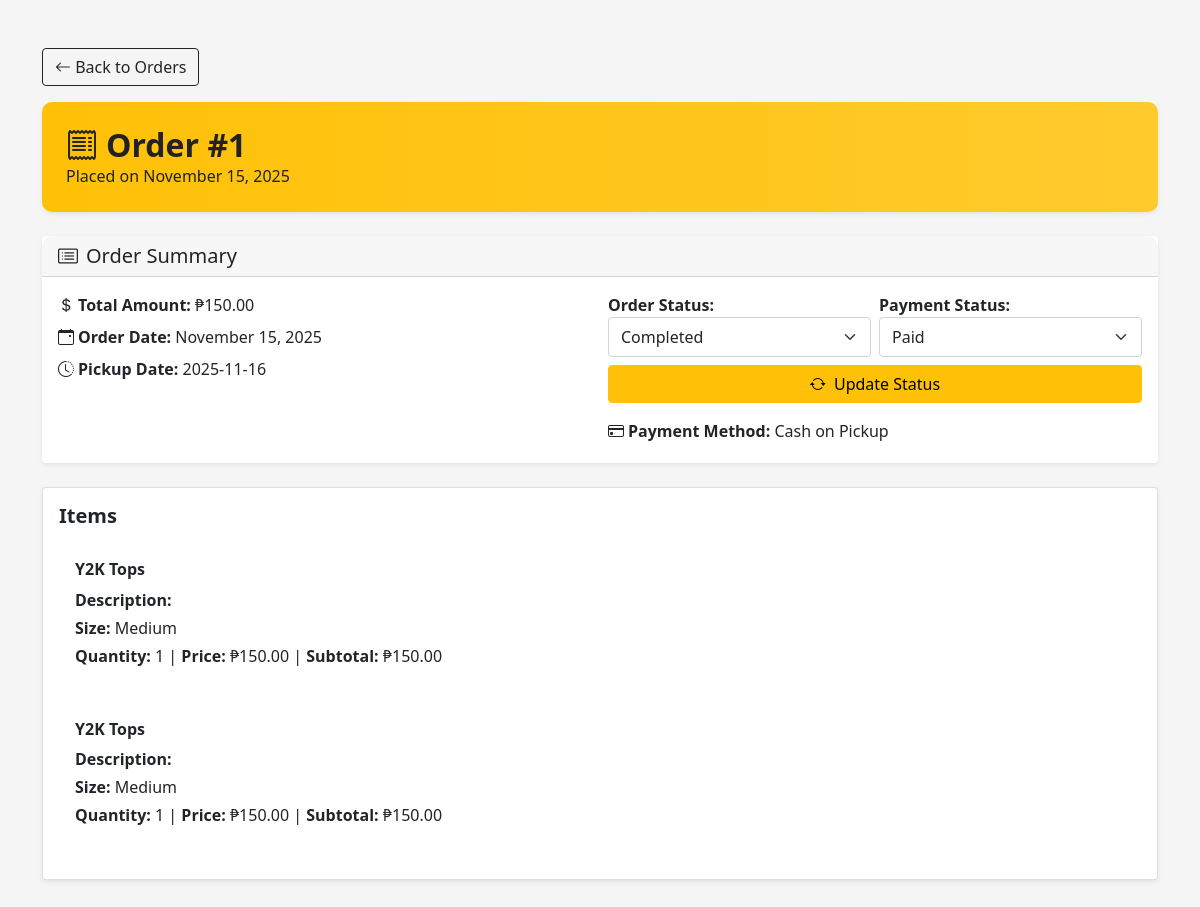
The page /admin/view_order.php?order_id=1 (signed in) on the database its author committed.
### tables this page shows
CREATE TABLE `orders` (
  `order_id` int(11) NOT NULL,
  `user_id` int(11) DEFAULT NULL,
  `order_date` datetime DEFAULT current_timestamp(),
  `total_amount` decimal(10,2) NOT NULL,
  `order_status` enum('Pending','Ready for Pickup','Completed','Cancelled') DEFAULT 'Pending',
  `pickup_date` date DEFAULT NULL,
  `payment_id` int(11) DEFAULT NULL
);

CREATE TABLE `payments` (
  `payment_id` int(11) NOT NULL,
  `order_id` int(11) NOT NULL,
  `payment_method` enum('Cash on Pickup','GCash','PayMongo','Other') DEFAULT 'Cash on Pickup',
  `payment_ref` varchar(100) DEFAULT NULL,
  `amount` decimal(10,2) NOT NULL,
  `payment_date` datetime DEFAULT current_timestamp(),
  `payment_status` enum('Pending','Paid','Failed') DEFAULT 'Pending',
  `proof_image` varchar(255) DEFAULT NULL
);

CREATE TABLE `order_items` (
  `order_item_id` int(11) NOT NULL,
  `order_id` int(11) DEFAULT NULL,
  `product_id` int(11) DEFAULT NULL,
  `quantity` int(11) NOT NULL,
  `price` decimal(10,2) NOT NULL
);

CREATE TABLE `products` (
  `product_id` int(11) NOT NULL,
  `name` varchar(100) NOT NULL,
  `description` text DEFAULT NULL,
  `price` decimal(10,2) NOT NULL,
  `category_id` int(11) DEFAULT NULL,
  `size` enum('Small','Medium','Large') NOT NULL,
  `image` varchar(255) DEFAULT NULL,
  `stock` int(11) DEFAULT 0,
  `date_added` datetime DEFAULT current_timestamp(),
  `status` enum('Available','Out of Stock') DEFAULT 'Available',
  `deleted_at` datetime DEFAULT NULL
);

### App/Controllers/OrderController.php (called while the page is built, shortened)
<?php
require_once __DIR__ . '/../DAO/OrderDAO.php';
class OrderController {
    private $orderDAO;
    public function __construct($conn) {
        $this->orderDAO = new OrderDAO($conn);
    }
    public function getOrderItems($order_id) {
        return $this->orderDAO->getOrderItems($order_id);
    }
    public function getOrderById($order_id) {
        return $this->orderDAO->getOrderById($order_id);
    }
}

### App/DAO/orderDAO.php (called while the page is built, shortened)
<?php
class OrderDAO {
    public $conn;
    public function __construct($conn) {
    $this->conn = $conn;
    }
    public function getOrderItems($order_id) {
        $stmt = $this->conn->prepare("
            SELECT
                oi.order_item_id,
                p.product_id,
                p.name AS product_name,
                p.image,
                p.size,
                p.description,
                oi.price,
                oi.quantity
            FROM order_items oi
            JOIN products p ON oi.product_id = p.product_id
            WHERE oi.order_id = ?
        ");
        $stmt->bind_param("i", $order_id);
        $stmt->execute();
        return $stmt->get_result()->fetch_all(MYSQLI_ASSOC);
    }
    public function getOrderById($order_id) {
        $stmt = $this->conn->prepare("
            SELECT
                o.*,
                u.name AS customer_name,
                p.payment_method,
                p.payment_status,
                p.payment_id,
                p.amount
            FROM orders o
            LEFT JOIN users u ON o.user_id = u.user_id
            LEFT JOIN payments p ON o.payment_id = p.payment_id
            WHERE o.order_id = ?
            LIMIT 1
        ");
        $stmt->bind_param("i", $order_id);
        $stmt->execute();
        return $stmt->get_result()->fetch_assoc();
    }
}

### Public/admin/view_order.php (the view, shortened to what this page needs)
<?php
require_once __DIR__ . '/../../App/Config/database_connect.php';
require_once __DIR__ . '/../../App/Controllers/OrderController.php';
$order_id = intval($_GET['order_id']);
$db = new Database();
$conn = $db->connect();
$orderController = new OrderController($conn);
$order = $orderController->getOrderById($order_id);
$orderItems = $orderController->getOrderItems($order_id);
?>
<!DOCTYPE html>
<html lang="en">
<head>
    <link href="../assets/vendor/bootstrap5/css/bootstrap.min.css" rel="stylesheet">
    <link href="https://cdn.jsdelivr.net/npm/bootstrap-icons@1.11.3/font/bootstrap-icons.min.css" rel="stylesheet">
    <link rel="stylesheet" href="assets/css/view_order.css">
</head>
<body>
<div class="container my-5">
    <a href="orders.php" class="btn btn-outline-dark mb-3">
        <i class="bi bi-arrow-left"></i> Back to Orders
    </a>
    <div class="order-header mb-4 shadow-sm">
        <h2 class="fw-bold mb-0"><i class="bi bi-receipt me-2"></i>Order #<?= htmlspecialchars($order_id) ?></h2>
        <p class="mb-0">Placed on <?= date("F d, Y", strtotime($order["order_date"])) ?></p>
    </div>
    <div class="card shadow-sm mb-4 border-0">
        <div class="card-header bg-gradient-warning text-dark fw-bold">
            <h5 class="mb-0"><i class="bi bi-card-list me-2"></i>Order Summary</h5>
        </div>
        <div class="card-body">
            <div class="row g-3">
                <div class="col-md-6">
                    <p class="mb-2"><i class="bi bi-currency-dollar me-1"></i><strong>Total Amount:</strong> ₱<?= number_format($order["total_amount"], 2) ?></p>
                    <p class="mb-2"><i class="bi bi-calendar-event me-1"></i><strong>Order Date:</strong> <?= date("F d, Y", strtotime($order["order_date"])) ?></p>
                    <p class="mb-2"><i class="bi bi-clock-history me-1"></i><strong>Pickup Date:</strong> <?= htmlspecialchars($order["pickup_date"] ?? "Not set") ?></p>
                </div>
                <div class="col-md-6">
                    <form method="post" class="mb-3">
                        <div class="row g-2">
                            <div class="col-md-6">
                                <label class="fw-bold">Order Status:</label>
                                <select name="order_status" class="form-select">
                                    <?php
                                    $statuses = ['Pending','Ready for Pickup','Completed','Cancelled'];
                                    foreach ($statuses as $status):
                                        $selected = ($order['order_status'] === $status) ? 'selected' : '';
                                    ?>
                                    <option value="<?= $status ?>" <?= $selected ?>><?= $status ?></option>
                                    <?php endforeach; ?>
                                </select>
                            </div>
                            <div class="col-md-6">
                                <label class="fw-bold">Payment Status:</label>
                                <select name="payment_status" class="form-select">
                                    <?php
                                    $paymentStatuses = ['Pending','Paid','Failed'];
                                    foreach($paymentStatuses as $pStatus):
                                        $selected = ($order['payment_status'] === $pStatus) ? 'selected' : '';
                                    ?>
                                    <option value="<?= $pStatus ?>" <?= $selected ?>><?= $pStatus ?></option>
                                    <?php endforeach; ?>
                                </select>
                            </div>
                        </div>
                        <button type="submit" name="update_status" class="btn btn-warning mt-2 update-status-btn">
                            <i class="bi bi-arrow-repeat me-1"></i> Update Status
                        </button>
                    </form>
                    <p class="mb-1"><i class="bi bi-credit-card me-1"></i><strong>Payment Method:</strong> <?= htmlspecialchars($order["payment_method"] ?? "N/A") ?></p>
                </div>
            </div>
        </div>
    </div>
    <div class="card shadow-sm">
        <div class="card-body">
            <h5 class="fw-bold mb-3">Items</h5>
            <?php foreach ($orderItems as $item): ?>
                <div class="order-item">
                    <h6 class="fw-bold"><?= htmlspecialchars($item['product_name']) ?></h6>
                    <p class="mb-1"><strong>Description:</strong> <?= htmlspecialchars($item['description'] ?? 'No description') ?></p>
                    <p class="mb-1"><strong>Size:</strong> <?= htmlspecialchars($item['size'] ?? 'N/A') ?></p>
                    <p class="mb-1">
                        <strong>Quantity:</strong> <?= (int)$item['quantity'] ?> |
                        <strong>Price:</strong> ₱<?= number_format($item['price'], 2) ?> |
                        <strong>Subtotal:</strong> ₱<?= number_format($item['price'] * $item['quantity'], 2) ?>
                    </p>
                </div>
            <?php endforeach; ?>
        </div>
    </div>
</div>
</body>
</html>

### Public/admin/assets/css/view_order.css (style rules this page uses)
body { background: #f5f5f5; }
.order-header { background: linear-gradient(90deg, #ffc107, #ffca2c); padding: 1.5rem; border-radius: 10px; color: #222; }
.order-item { padding: 1rem; border-radius: 10px; background: #fff; margin-bottom: 1rem; transition: 0.2s; }
.card-header.bg-gradient-warning { border-radius: 10px 10px 0 0; }
.form-select { height: 40px; }
button.update-status-btn { width: 100%; }

### rows shown on the page
orders: order_date "November 15, 2025", total_amount "150.00", pickup_date "2025-11-16", payment.payment_method "Cash on Pickup"
order_items: product.name "Y2K Tops", product.size "Medium", quantity "1", price "150.00", $item['price']*$item['quantity'] "150.00"
order_items: product.name "Y2K Tops", product.size "Medium", quantity "1", price "150.00", $item['price']*$item['quantity'] "150.00"

### other values the page prints
$order_id "1"
form field order_status "Completed"
form field payment_status "Paid"
